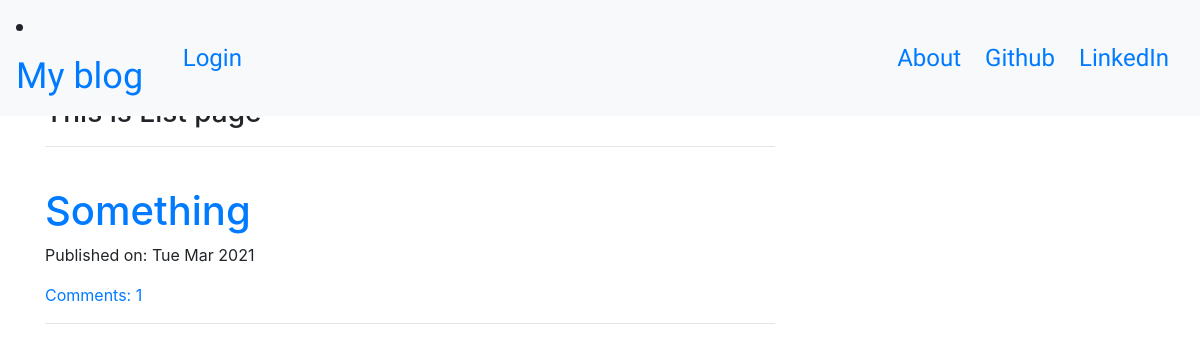
Before: / with the older database file.
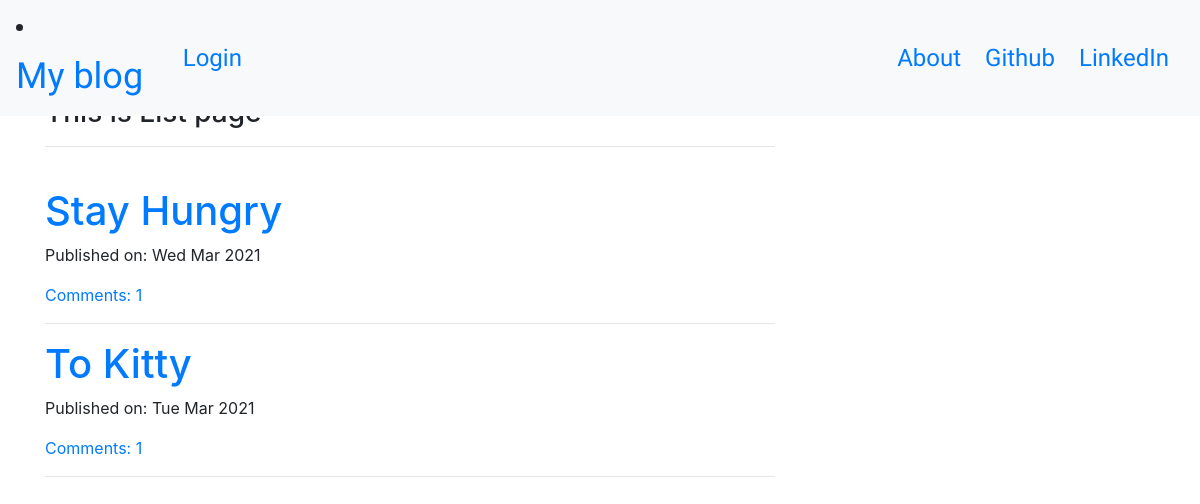
After: the same page with the newer database file.
### blog/models.py (models this page shows, shortened)
class Post(models.Model):
    author = models.ForeignKey('auth.User', on_delete=models.CASCADE)
    title = models.CharField(max_length=200)
    text = models.TextField()
    create_date = models.DateTimeField(default=timezone.now)
    published_date = models.DateTimeField(blank=True, null=True)
    def approve_comments(self):
        return self.comments.filter(approve_comment=True)

### blog/views.py (the view)
# urls.py: path('', PostList.as_view(), name='post_list'),                                 # Home page
class PostList(ListView):
    model = models.Post
    def get_queryset(self):
        return models.Post.objects.filter(published_date__lte=timezone.now()).order_by('-published_date')

### blog/templates/blog/post_list.html
{% extends "blog/base.html" %}
{% block content %}
<br><br><br><br>
    <H3>This is List page</H3>
    <hr><br>
    <div class="centerstage">
        {% for post in post_list %}
            <div class="post">
                <h1><a href="{% url 'blog:post_detail' pk=post.pk %}">{{ post.title }}</a></h1>
                <div class='date'>
                    <p>Published on: {{ post.published_date|date:'D M Y' }}</p>
                </div>
                <a href="{% url 'blog:post_detail' pk=post.pk %}">Comments: {{ post.approve_comments.count }}</a>
            </div>
            <hr>
        {% endfor %}
    </div>
{% endblock %}

Changed rows visible on the page:
added Post: title "Stay Hungry", published_date "Wed Mar 2021", approve_comments.count "1"
changed Post id 1: title "Something" → "To Kitty"
